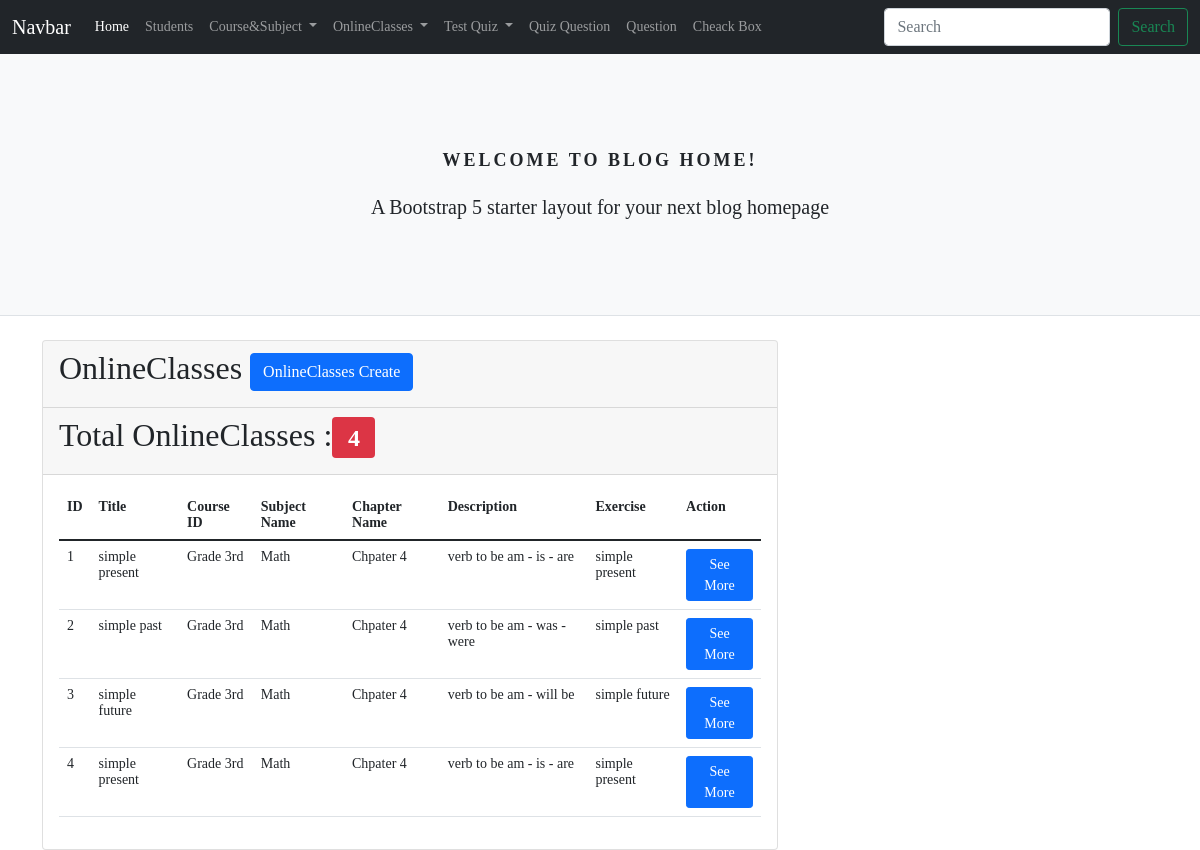
Screenshot of /online_class_english/online_class_index.php with the database file from the repository.
### tables this page shows
create table online_classes(
    id int primary key auto_increment,
    title varchar(225) not null,
    course_id int not null,
    subject_id int not null,
    chapter_id int not null,
    description Text not null,
    exercise Text not null,
    created_at TIMESTAMP DEFAULT CURRENT_TIMESTAMP);

create table courses(
    id int primary key auto_increment,
    course_name varchar(225) not null,
    created_at TIMESTAMP DEFAULT CURRENT_TIMESTAMP);

create table subjects(
    id int primary key auto_increment,
    subject_name varchar(225) not null,
    course_id int not null,
    created_at TIMESTAMP DEFAULT CURRENT_TIMESTAMP);

create table chapters(
    id int primary key auto_increment,
    chapter_name varchar(225) not null,
    created_at TIMESTAMP DEFAULT CURRENT_TIMESTAMP);

### _classes/Libs/Database/MySQL.php (called while the page is built, shortened)
<?php
class MySQL
{
	private $dbhost;
	private $dbuser;
	private $dbname;
	private $dbpass;
	public function __construct(
		$dbhost = "localhost",
		$dbuser = "root",
		$dbname = "school",
		$dbpass = "",
	) {
		$this->dbhost = $dbhost;
		$this->dbuser = $dbuser;
		$this->dbname = $dbname;
		$this->dbpass = $dbpass;
	}
	public function connect()
	{
		try {
			$this->db = new PDO(
				"mysql:host=$this->dbhost;dbname=$this->dbname",
				$this->dbuser,
				$this->dbpass,
				[
					PDO::ATTR_ERRMODE => PDO::ERRMODE_EXCEPTION,
					PDO::ATTR_DEFAULT_FETCH_MODE => PDO::FETCH_OBJ,
				]
			);
			return $this->db;
		} catch (PDOException $e) {
			return $e->getMessage();
		}
	}
}

### _classes/Libs/Database/OnlineClasses.php (called while the page is built, shortened)
<?php
class OnlineClasses {
 private $db = null;
	public function __construct(MySQL $db)
	{
		$this->db = $db->connect();
	}
 public function DatagetAll()
  {
    $statement = $this->db->query("
           SELECT online_classes.*, courses.course_name, subjects.subject_name, chapters.chapter_name
           FROM online_classes
           LEFT JOIN subjects ON subjects.id = online_classes.subject_id
           LEFT JOIN chapters ON chapters.id = online_classes.chapter_id
           LEFT JOIN courses ON courses.id = subjects.course_id
        ");
    return $statement->fetchAll();
  }
}

### online_class_english/online_class_index.php (the view, shortened to what this page needs)
<?php
include("../layout/head.php");
include("../layout/nav.php");
include("../layout/header.php");
$table = new OnlineClasses(new MySQL());
$online_classes = $table->DatagetAll();
?>
<div class="container">
 <div class="row">
  <div class="col-lg-8">
   <div class="card">
    <div class="card-header"><h2>OnlineClasses <span><a href="online_class_create_form.php" class="btn btn-primary">OnlineClasses Create</a></span></h2></div>
    <div class="card-header"><h2>Total OnlineClasses :<span class="badge bg-danger text-white"> <?= count($online_classes) ?></span></h2></div>
    <div class="card-body">
     <table class="table">
 <tr>
  <th>ID</th>
  <th>Title</th>
  <th>Course ID</th>
  <th>Subject Name</th>
  <th>Chapter Name</th>
  <th>Description</th>
  <th>Exercise</th>
  <th>Action</th>
 </tr>
 <tbody>
  <?php foreach($online_classes as $vlaue) : ?>
  <tr>
    <td><?= $vlaue ->id ?></td>
    <td><?= $vlaue ->title ?></td>
    <td><?= $vlaue ->course_name ?></td>
    <td><?= $vlaue ->subject_name ?></td>
    <td><?= $vlaue ->chapter_name?></td>
    <td><?= $vlaue ->description ?></td>
    <td><?= $vlaue ->exercise ?></td>
    <td><a href="online_class_show.php?id=<?= $vlaue->id ?>" class="btn btn-primary btn-sm">See More</a></td>
  </tr>
  <?php endforeach ?>
 </tbody>
</table>
    </div>
   </div>
  </div>
 </div>
</div>
<?php include("../layout/footer.php"); ?>

### rows the page displays
online_classes: id "1", title "simple present", courses.course_name "Grade 3rd", subject.subject_name "Math", chapter.chapter_name "Chpater 4", description "verb to be am - is - are", exercise "simple present"
online_classes: id "2", title "simple past", courses.course_name "Grade 3rd", subject.subject_name "Math", chapter.chapter_name "Chpater 4", description "verb to be am - was - were", exercise "simple past"
online_classes: id "3", title "simple future", courses.course_name "Grade 3rd", subject.subject_name "Math", chapter.chapter_name "Chpater 4", description "verb to be am - will be", exercise "simple future"
online_classes: id "4", title "simple present", courses.course_name "Grade 3rd", subject.subject_name "Math", chapter.chapter_name "Chpater 4", description "verb to be am - is - are", exercise "simple present"

### other values shown
count($online_classes) "4"
